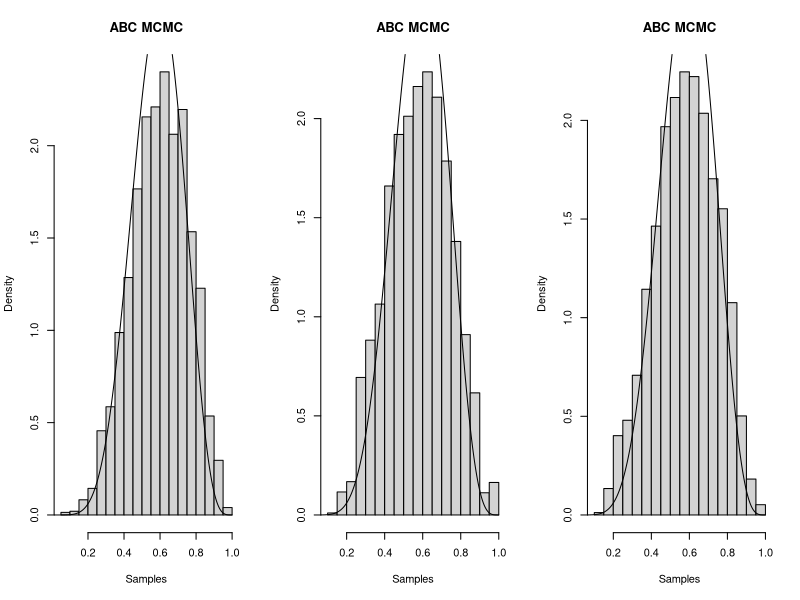

Write R code to recreate this figure. (Note: this script raises an error after producing the figure.)
rm(list = ls()) # cleans environment 

p = 0.5
n = 10
prior_alpha = 1
prior_beta = 1

set.seed(2)
cointosses = rbinom(n, 1, p)
yobs = sum(cointosses == 1) # number of successes = 5 currently
set.seed(NULL)


posterior_alpha = prior_alpha + yobs # 6 
posterior_beta = prior_beta + n - yobs # 6 

posterior_mean = posterior_alpha / (posterior_alpha + posterior_beta) # 0.5
denominator_intermediate_step = (posterior_alpha + posterior_beta)^2 * (posterior_alpha + posterior_beta + 1)
posterior_std = sqrt((posterior_alpha * posterior_beta) / denominator_intermediate_step) # 0.139

library(truncnorm)

abc_mcmc_gaussian = function(h, yobs, n) {
  
  proposal_density = function(x, mean, std) { # gets values from the proposal density 
    return (dtruncnorm(x, a =0, b=1, mean=mean, sd=std))
  }
  
  proposal_density_sampling = function(mean, std) { # gets random samples from the proposal density 
    return (rtruncnorm(1, a =0, b=1, mean=mean, sd=std))
  }
  
  N = 10000 # number of iterations 
  var_chosen = 0.01 # some value for variance chosen
  abc_mcmc_samples_g = list() # samples accepted 
  
  gaussian_kernel = function(h, y, yobs) {
    u = abs(y-yobs)
    return (1/(h * sqrt(2 * pi)) * exp( (-1/2) * u^2))
  }
  
  initial_p = runif(1, 0, 1) # initial p
  
  initial_y = sum(rbinom(n, 1, initial_p) == 1) # number of successes from initial p
  
  while (gaussian_kernel(h, initial_y, yobs) == 0) { # if initial y not within bandwidth of h , then re-sample a new p and a new y
    initial_p = runif(1, 0, 1)
    
    initial_y = sum(rbinom(n, 1, initial_p) == 1)
  } # continue doing this until get an initial p and initial y which is within bandwidth h
  
  current_p = initial_p # once out of while loop, set the initial values to be the current ones
  
  current_y = initial_y 
  
  for (i in 1:N) {
    
    proposed_p = proposal_density_sampling(current_p, sqrt(var_chosen)) # gets a proposed p from a truncated normal mean = current p, var = 0.01
    
    proposed_y = sum(rbinom(n, 1, proposed_p) == 1) # gets a proposed y from the proposed p
    
    old_given_new = proposal_density(current_p, proposed_p, sqrt(var_chosen))
    
    new_given_old = proposal_density(proposed_p, current_p, sqrt(var_chosen))
    
    acceptanceprob = (gaussian_kernel(h, proposed_y, yobs) * dunif(proposed_p, 0, 1) * old_given_new) / 
      (gaussian_kernel(h, current_y, yobs) * dunif(current_p, 0, 1) * new_given_old)
    
    acceptanceprob = min(1, acceptanceprob)
    
    if (acceptanceprob >= runif(1,0,1)) { # accept the sample dependent on its acceptance probability 
      abc_mcmc_samples_g = c(abc_mcmc_samples_g, list(proposed_p))
      current_p = proposed_p # the proposed values becomes the current values 
      current_y = proposed_y
    } 
    
    else {abc_mcmc_samples_g = c(abc_mcmc_samples_g, list(current_p))} # add the current sample to the list of chosen samples 
    
  }
  
  return (abc_mcmc_samples_g)
  
}

abc_mcmc_h_1_g = abc_mcmc_gaussian(1, yobs, n)

abc_mcmc_h_2_g = abc_mcmc_gaussian(1, yobs, n)

abc_mcmc_h_3_g = abc_mcmc_gaussian(3, yobs, n)

abc_mcmc_h_1_summary_g = list(mean=mean(unlist(abc_mcmc_h_1_g)), std = sqrt(var(unlist(abc_mcmc_h_1_g))))

abc_mcmc_h_2_summary_g = list(mean=mean(unlist(abc_mcmc_h_2_g)), std = sqrt(var(unlist(abc_mcmc_h_2_g))))

abc_mcmc_h_3_summary_g = list(mean=mean(unlist(abc_mcmc_h_3_g)), std = sqrt(var(unlist(abc_mcmc_h_3_g))))

par(mfrow=c(1,3))

sequence_samples = seq(0, 1, length=1000)

hist(unlist(abc_mcmc_h_1_g), freq=FALSE, xlab="Samples", main="ABC MCMC")
lines(sequence_samples, dbeta(sequence_samples, posterior_alpha, posterior_beta), type ='l')

hist(unlist(abc_mcmc_h_2_g), freq=FALSE, xlab="Samples", main="ABC MCMC")
lines(sequence_samples, dbeta(sequence_samples, posterior_alpha, posterior_beta), type ='l')

hist(unlist(abc_mcmc_h_3_g), freq=FALSE, xlab="Samples", main="ABC MCMC")
lines(sequence_samples, dbeta(sequence_samples, posterior_alpha, posterior_beta), type ='l')

traceplot(as.mcmc(as.data.frame(abc_mcmc_h_1_g)))

acf(as.mcmc(abc_mcmc_h_1_g))
